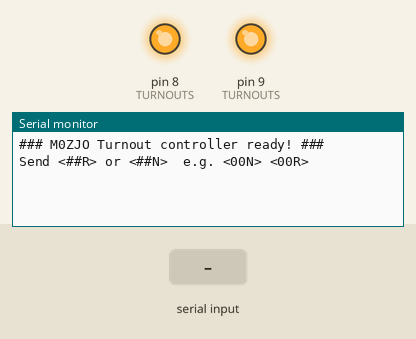
A sketch run on a simulated Arduino Uno, built with avr-gcc and run on an emulated ATmega328P. On the bench: output pins drawn as LEDs (lit = HIGH), the last lines printed to the serial monitor. The inputs (shaded band) are chosen by the test bench.

Above: at 1.2 s.
1.3 s: "<90,45>" received over Serial
At 2.5 s:
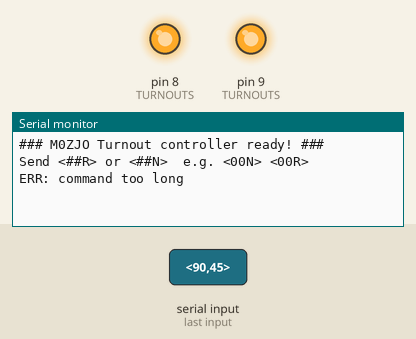
2.8 s: "<5>" received over Serial
At 3.8 s:
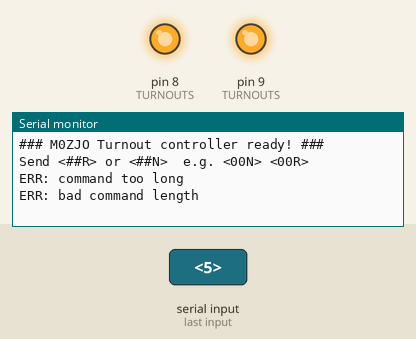
4.3 s: "<200>" received over Serial
At 5.0 s:
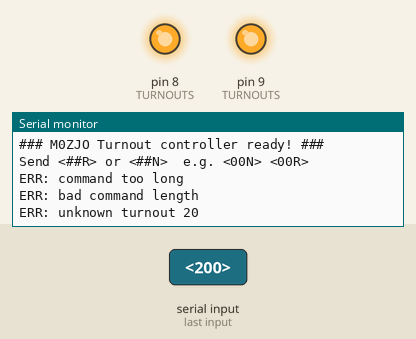

Measured:
- after the input at 1.3 s, the serial monitor: prints a new line at once (image 1)
- after the input at 2.8 s, the serial monitor: prints a new line at once (image 2)
- after the input at 4.3 s, the serial monitor: prints a new line at once (image 3)

The sketch:

turnoutControl.ino
```cpp
/*
  Turnout Control via Serial
  ---------------------------
  Commands are sent as: <NNX>
    NN = two-digit turnout number (00, 01, 02 ...)
     X = N (Normal) or R (Reverse)

  Examples:
    <00N>  →  pulse pin 8 LOW for 40 ms  (turnout 0, Normal)
    <00R>  →  pulse pin 9 LOW for 40 ms  (turnout 0, Reverse)
    <01N>  →  pulse pin 10 LOW for 40 ms (turnout 1, Normal)  [future]

  Pins are active-LOW: idle HIGH, pulsed LOW to throw the turnout.
*/

// ---------------------------------------------------------------------------
// Turnout table — add a row for every new turnout
// ---------------------------------------------------------------------------
struct Turnout {
  uint8_t normalPin;   // pin pulsed for Normal  (N)
  uint8_t reversePin;  // pin pulsed for Reverse (R)
};

const Turnout TURNOUTS[] = {
  {8, 9},   // turnout 00
  // {10, 11}, // turnout 01  ← uncomment and extend as needed
};

const uint8_t NUM_TURNOUTS = sizeof(TURNOUTS) / sizeof(TURNOUTS[0]);
const uint16_t PULSE_MS    = 40;   // pulse duration in milliseconds

// ---------------------------------------------------------------------------
// Serial command parser
// ---------------------------------------------------------------------------
const uint8_t  CMD_LEN     = 3;    // digits + direction inside < >
char           cmdBuffer[256];
uint8_t        cmdIndex    = 0;
bool           inCommand   = false;

// ---------------------------------------------------------------------------
void setup() {
  Serial.begin(9600);

  // Initialise all turnout pins HIGH (idle / de-energised)
  for (uint8_t i = 0; i < NUM_TURNOUTS; i++) {
    pinMode(TURNOUTS[i].normalPin,  OUTPUT);
    pinMode(TURNOUTS[i].reversePin, OUTPUT);
    digitalWrite(TURNOUTS[i].normalPin,  HIGH);
    digitalWrite(TURNOUTS[i].reversePin, HIGH);
  }

  Serial.println(F("### M0ZJO Turnout controller ready! ###"));
  Serial.println(F("Send <##R> or <##N>  e.g. <00N> <00R>"));
}

// ---------------------------------------------------------------------------
void loop() {
  // Read every available byte and build a command when < ... > is detected
  while (Serial.available()) {
    char c = Serial.read();

    if (c == '<') {
      // Start of a new command — reset buffer
      inCommand = true;
      cmdIndex  = 0;
      memset(cmdBuffer, 0, sizeof(cmdBuffer));

    } else if (c == '>' && inCommand) {
      // End of command — process it
      inCommand = false;
      if (cmdIndex == CMD_LEN) {
        processCommand(cmdBuffer);
      } else {
        Serial.println(F("ERR: bad command length"));
      }

    } else if (inCommand) {
      // Accumulate characters, guard against overflow
      if (cmdIndex < CMD_LEN) {
        cmdBuffer[cmdIndex++] = c;
      } else {
        // Too many characters before '>' — discard
        inCommand = false;
        Serial.println(F("ERR: command too long"));
      }
    }
  }
}

// ---------------------------------------------------------------------------
// Parse "NNX" and fire the appropriate pin
//   cmdBuffer = e.g. "00N"  "01R"
// ---------------------------------------------------------------------------
void processCommand(const char* cmd) {
  // Validate: first two chars are digits, third is N or R
  if (!isDigit(cmd[0]) || !isDigit(cmd[1])) {
    Serial.println(F("ERR: turnout number must be two digits"));
    return;
  }

  uint8_t id = (cmd[0] - '0') * 10 + (cmd[1] - '0');
  char    dir = cmd[2];   // 'N' or 'R'

  if (id >= NUM_TURNOUTS) {
    Serial.print(F("ERR: unknown turnout "));
    Serial.println(id);
    return;
  }

  if (dir != 'N' && dir != 'R') {
    Serial.println(F("ERR: direction must be N or R"));
    return;
  }

  uint8_t pin = (dir == 'N') ? TURNOUTS[id].normalPin : TURNOUTS[id].reversePin;

  // Pulse the pin
  digitalWrite(pin, LOW);
  delay(PULSE_MS);
  digitalWrite(pin, HIGH);

  // Confirm over Serial
  Serial.print(F("OK: turnout "));
  Serial.print(id);
  Serial.print(F(" -> "));
  Serial.println((dir == 'N') ? F("Normal") : F("Reverse"));
}
```
